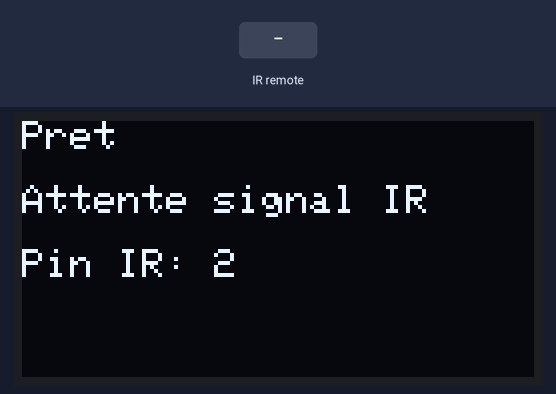
A sketch run on a simulated Arduino Uno, built with avr-gcc and run on an emulated ATmega328P. Parts: 128×64 one-colour display. The inputs (shaded band) are chosen by the test bench. What the sketch prints to the serial monitor is not drawn.

Above: at 2.3 s.
2.4 s: infrared code 0x3C received
At 3.2 s:
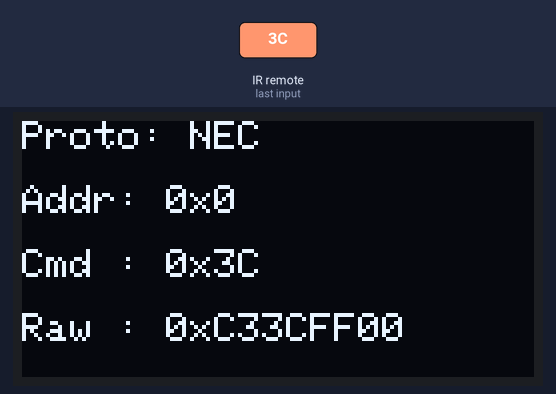
3.9 s: infrared code 0x10 received
At 4.4 s:
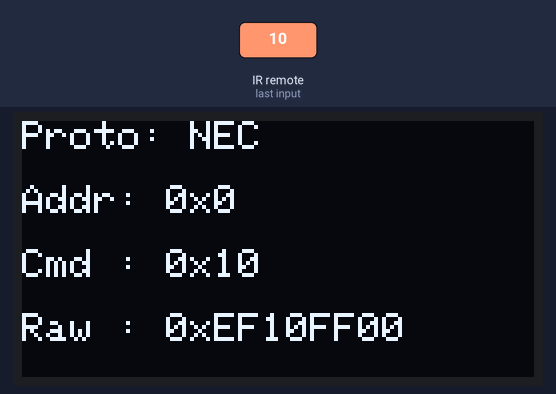
5.4 s: infrared code 0x11 received
At 6.7 s:
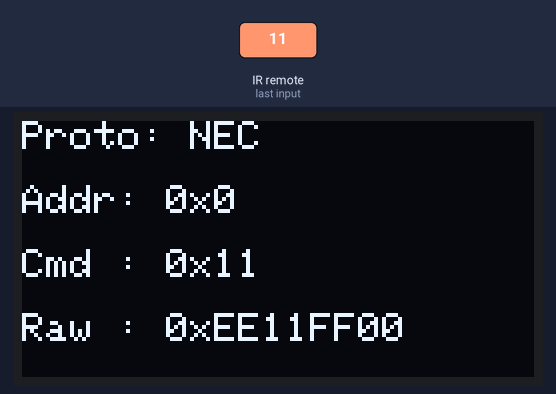
Timing chart, 0 to 8.4 s (numbered marks = the images above; inputs shaded):
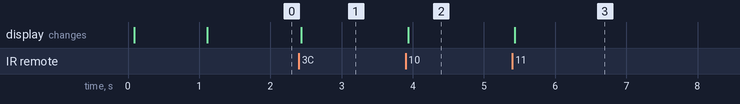

The sketch:

Receiver_IR_OLED.ino
```cpp
#include <Arduino.h>
#include <Wire.h>
#include <Adafruit_GFX.h>
#include <Adafruit_SSD1306.h>
#include <IRremote.h>

// ======================
// IR protocols
// ======================
#define DECODE_DENON
#define DECODE_JVC
#define DECODE_KASEIKYO
#define DECODE_PANASONIC
#define DECODE_LG
#define DECODE_NEC
#define DECODE_SAMSUNG
#define DECODE_SONY
#define DECODE_RC5
#define DECODE_RC6
#define DECODE_BOSEWAVE
#define DECODE_LEGO_PF
#define DECODE_MAGIQUEST
#define DECODE_WHYNTER
#define DECODE_FAST
#define DECODE_DISTANCE_WIDTH
#define DECODE_HASH

// ======================
// OLED config
// ======================
#define SCREEN_WIDTH 128
#define SCREEN_HEIGHT 64
#define OLED_RESET    -1
#define SCREEN_ADDRESS 0x3C   // souvent 0x3C, parfois 0x3D

Adafruit_SSD1306 display(SCREEN_WIDTH, SCREEN_HEIGHT, &Wire, OLED_RESET);

// ======================
// IR config
// ======================
#define IR_RECEIVE_PIN 2
#define ENABLE_LED_FEEDBACK true

// ======================
// Helpers
// ======================
String protocolToString(decode_type_t protocol) {
    switch (protocol) {
        case NEC: return "NEC";
        case SONY: return "SONY";
        case RC5: return "RC5";
        case RC6: return "RC6";
        case SAMSUNG: return "SAMSUNG";
        case LG: return "LG";
        case JVC: return "JVC";
        case PANASONIC: return "PANASONIC";
        case KASEIKYO: return "KASEIKYO";
        case DENON: return "DENON";
        case SHARP: return "SHARP";
        case ONKYO: return "ONKYO";
        case APPLE: return "APPLE";
        case BOSEWAVE: return "BOSE";
        case LEGO_PF: return "LEGO";
        case MAGIQUEST: return "MAGIQUEST";
        case WHYNTER: return "WHYNTER";
        case FAST: return "FAST";
        case UNKNOWN: return "UNKNOWN";
        default: return "OTHER";
    }
}

void showMessage(String line1, String line2 = "", String line3 = "", String line4 = "") {
    display.clearDisplay();
    display.setTextSize(1);
    display.setTextColor(SSD1306_WHITE);

    display.setCursor(0, 0);
    display.println(line1);

    if (line2.length()) {
        display.setCursor(0, 16);
        display.println(line2);
    }

    if (line3.length()) {
        display.setCursor(0, 32);
        display.println(line3);
    }

    if (line4.length()) {
        display.setCursor(0, 48);
        display.println(line4);
    }

    display.display();
}

void showIRData() {
    String proto = protocolToString(IrReceiver.decodedIRData.protocol);

    char addressStr[20];
    char commandStr[20];
    char rawStr[20];

    sprintf(addressStr, "Addr: 0x%X", IrReceiver.decodedIRData.address);
    sprintf(commandStr, "Cmd : 0x%X", IrReceiver.decodedIRData.command);
    sprintf(rawStr, "Raw : 0x%lX", IrReceiver.decodedIRData.decodedRawData);

    showMessage(
        "Proto: " + proto,
        String(addressStr),
        String(commandStr),
        String(rawStr)
    );
}

void setup() {
    Serial.begin(115200);

    // OLED init
    if (!display.begin(SSD1306_SWITCHCAPVCC, SCREEN_ADDRESS)) {
        Serial.println(F("OLED not found"));
        while (true);
    }

    display.clearDisplay();
    display.display();

    showMessage("Demarrage...", "IR + OLED");

    Serial.println(F("START"));
    Serial.println(F("IR Receiver + OLED"));

    // IR init
    IrReceiver.begin(IR_RECEIVE_PIN, ENABLE_LED_FEEDBACK);

    delay(1000);
    showMessage("Pret", "Attente signal IR", "Pin IR: 2");
}

void loop() {
    if (IrReceiver.decode()) {

        if (IrReceiver.decodedIRData.protocol == UNKNOWN) {
            Serial.println(F("Unknown protocol"));
            showMessage("Signal inconnu", "ou bruit");
            IrReceiver.resume();
            return;
        }

        bool isRepeat = (IrReceiver.decodedIRData.flags & IRDATA_FLAGS_IS_REPEAT);

        IrReceiver.printIRResultShort(&Serial);
        IrReceiver.printIRSendUsage(&Serial);
        Serial.println();

        if (isRepeat) {
            Serial.println(F("Repeat received"));
            showMessage(
                "Repeat recu",
                "Proto: " + protocolToString(IrReceiver.decodedIRData.protocol),
                "Cmd : 0x" + String(IrReceiver.decodedIRData.command, HEX)
            );
        } else {
            showIRData();

            if (IrReceiver.decodedIRData.command == 0x10) {
                Serial.println(F("Received command 0x10."));
            } else if (IrReceiver.decodedIRData.command == 0x11) {
                Serial.println(F("Received command 0x11."));
            }
        }

        IrReceiver.resume();
    }
}
```

Measured:
- after the input at 2.4 s, the display: changes at once (image 1)
- after the input at 3.9 s, the display: changes at once (image 2)
- after the input at 5.4 s, the display: changes at once (image 3)
